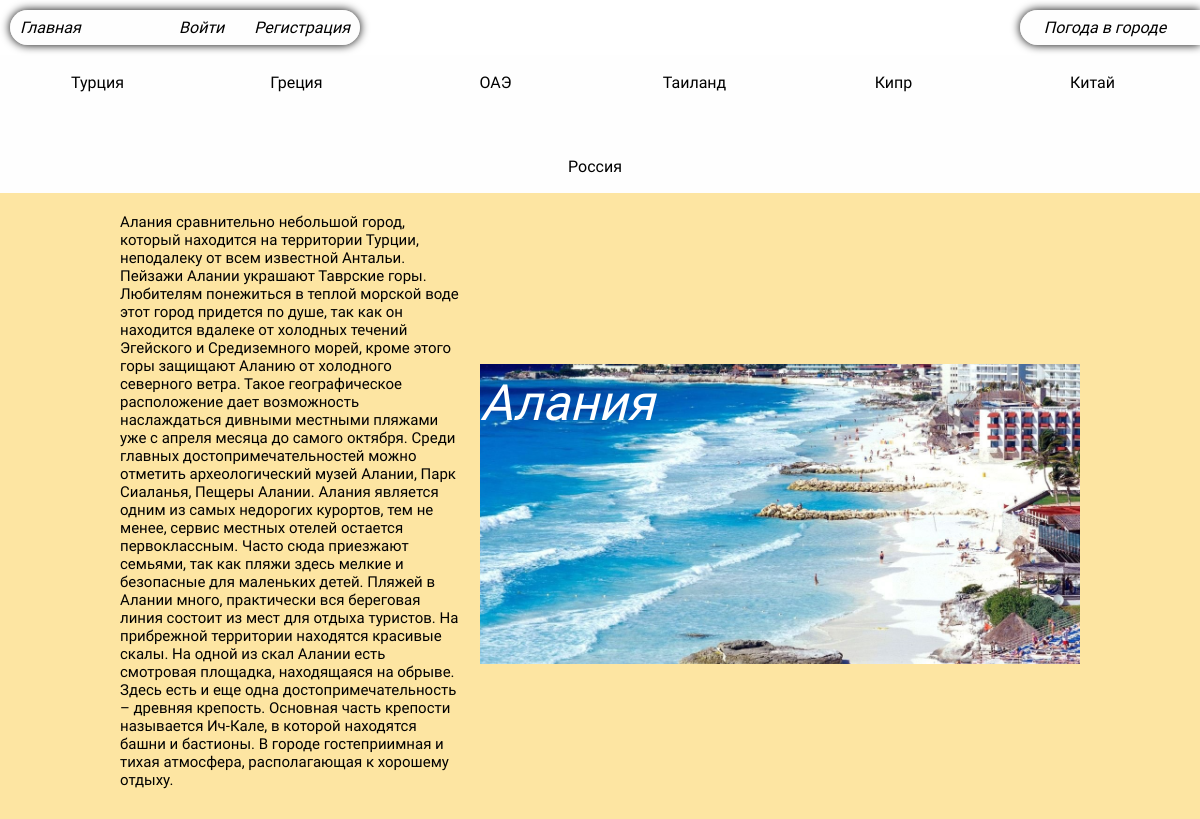
/post/alaniya/, run on the app's committed database.
### blog/models.py (models this page shows, shortened)
class Country(models.Model):
    name = models.CharField(max_length=100, db_index=True)
    slug = models.SlugField(max_length=100, unique=True, db_index=True)
    photo = models.ImageField(upload_to='photos/%Y/%m/%d', blank=True)
    def get_absolut_url(self):
        return reverse('category', kwargs={'cat_slug': self.slug})
    class Meta:
        verbose_name = 'Страна'
        verbose_name_plural = 'Страны'

class City(models.Model):
    title = models.CharField(max_length=255)
    slug = models.SlugField(max_length=255, unique=True, db_index=True)
    content = models.TextField(blank=True)
    photo = models.ImageField(upload_to='photos/%Y/%m/%d', blank=True)
    cat = models.ForeignKey('Country', on_delete=models.PROTECT, verbose_name='Страна')
    def __str__(self):
        return self.title
    class Meta:
        verbose_name = 'Город'
        verbose_name_plural = 'Города'

### blog/views.py (the view)
# urls.py: path('post/<slug:post_slug>/', ShowPost.as_view(), name='post'),
class ShowPost(DetailView):
    model = City
    template_name = 'blog/post.html'
    slug_url_kwarg = 'post_slug'
    context_object_name = 'post'
    def get_context_data(self, *, object_list=None, **kwargs):
        context = super().get_context_data(**kwargs)
        context['title'] = context['post']
        return context

### blog/templatetags/blog_tags.py (called while the page is built)
@register.inclusion_tag('blog/list_categories.html')
def show_categories(sort=None, cat_selected=0):
    if not sort:
        cats = Country.objects.all()
    else:
        cats = Country.objects.order_by(sort)
    return {'cats':cats, 'cat_selected': cat_selected}

### blog/templates/blog/post.html
{% extends 'blog/main.html' %}
{% load static %}
{% block style %}
<link rel="stylesheet" href="{% static 'css/style-off.css' %}">
{% endblock %}
{% block content %}
<div class="content-of-post">
    <p class="text-content-of-post">{{ post.content }}</p>
    <div class="content-header">
        <h1>{{ post.title }}</h1>
        <img src="{{ post.photo.url }}">
    </div>
</div>
{% endblock %}

### blog/templates/blog/list_categories.html
{% load static %}
{% for c in cats %}
    {% if c.pk == cat_selected %}
    <li class="block__in__categories"><p>{{ c.name }}</p></li>
    {% else %}
    <a href="{{ c.get_absolut_url }}" class="text__name__country">
        <li class="block__in__categories">
            <p>{{ c.name }}</p>
        </li>
    </a>
    {% endif %}
{% endfor %}

### blog/static/css/style-off.css (style rules this page uses)
* { margin: 0; }
body { background: url('../image/waves-crashing-on-beach.jpg'); background-size: cover; }
li { list-style-type: none; }
.block__in__categories { border-radius: 30px; display: flex; text-align: center; justify-content: center; margin: 10px; width: 149px; height: 34px; align-items: center; }
.block__in__categories p { padding-right: 10px; font-family: 'Kanit', sans-serif; font-weight: 100; }
.text__name__country { display: flex; text-align: center; align-items: center; text-decoration: none; color: black; }
.content-of-post { margin-top: 20px; display: flex; align-items: center; gap: 20px; width: 80%; }
.content-header { position: relative; }
.content-header h1 { position: absolute; font-style: italic; top: 10px; color: white; font-family: 'Kanit', sans-serif; font-size: 50px; font-weight: 500; }
.content-of-post img { object-fit: cover; width: 600px; height: 300px; }
.content-of-post p { font-family: 'Kanit', sans-serif; font-size: 15px; font-weight: 100; margin-bottom: 30px; }

### data on the page
Country: name "Турция"
Country: name "Греция"
Country: name "ОАЭ"
Country: name "Таиланд"
Country: name "Кипр"
Country: name "Китай"
Country: name "Россия"
City: content "Алания сравнительно небольшой город, который находится на территории Турции, неподалеку от всем известной Антальи. Пейзажи Алании украшают Таврские горы. Любителям понежиться в теплой морской воде этот город придется по душе, так как он находится вдалеке от холодных течений Эгейского и Средиземного морей, кроме этого горы защищают Аланию от холодного северного ветра. Такое географическое расположение дает возможность наслаждаться дивными местными пляжами уже с апреля месяца до самого октября. Среди главных достопримечательностей можно отметить археологический музей Алании, Парк Сиаланья, Пещеры Алании. Алания является одним из самых недорогих курортов, тем не менее, сервис местных отелей…", title "Алания", photo (picture)
